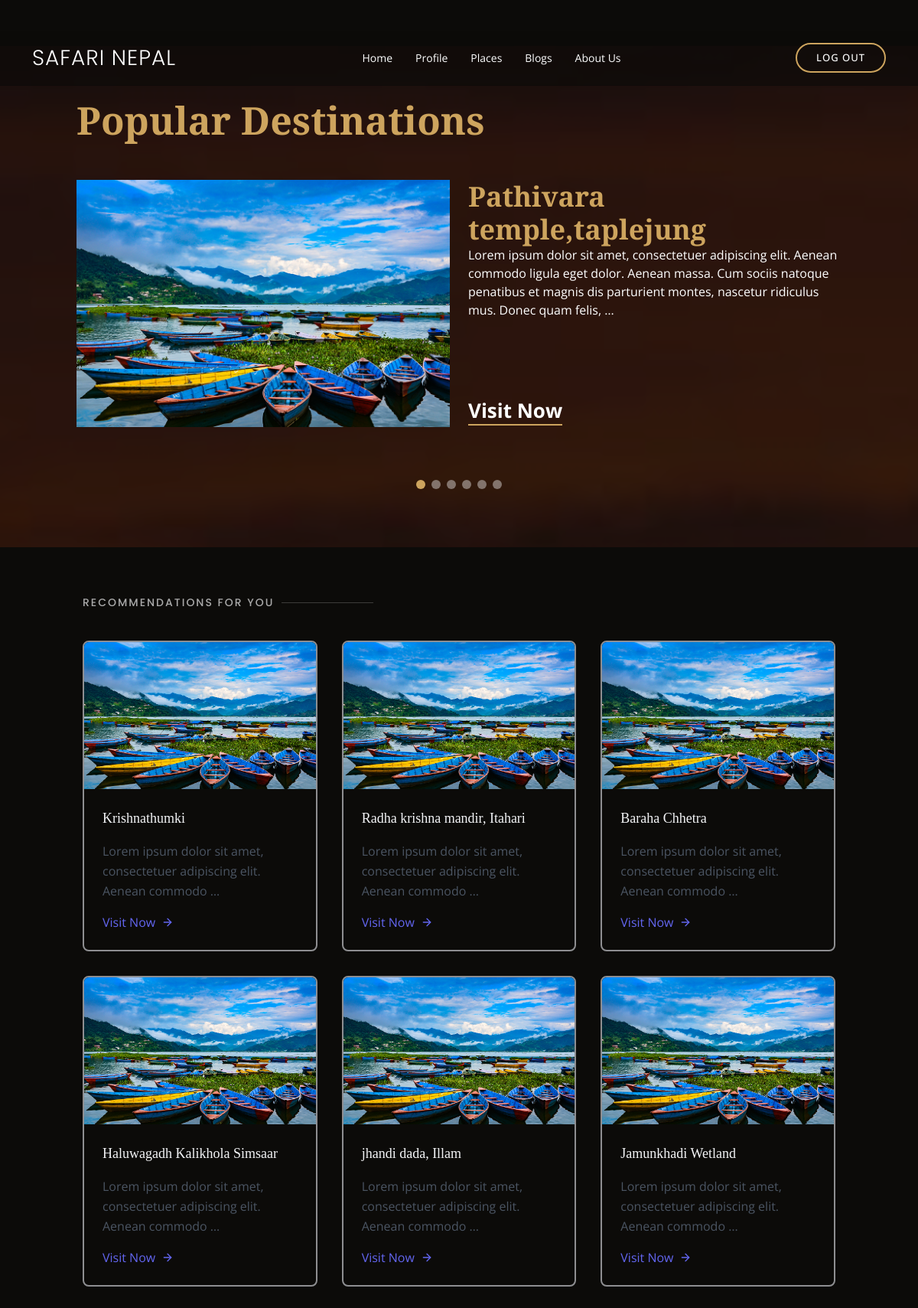
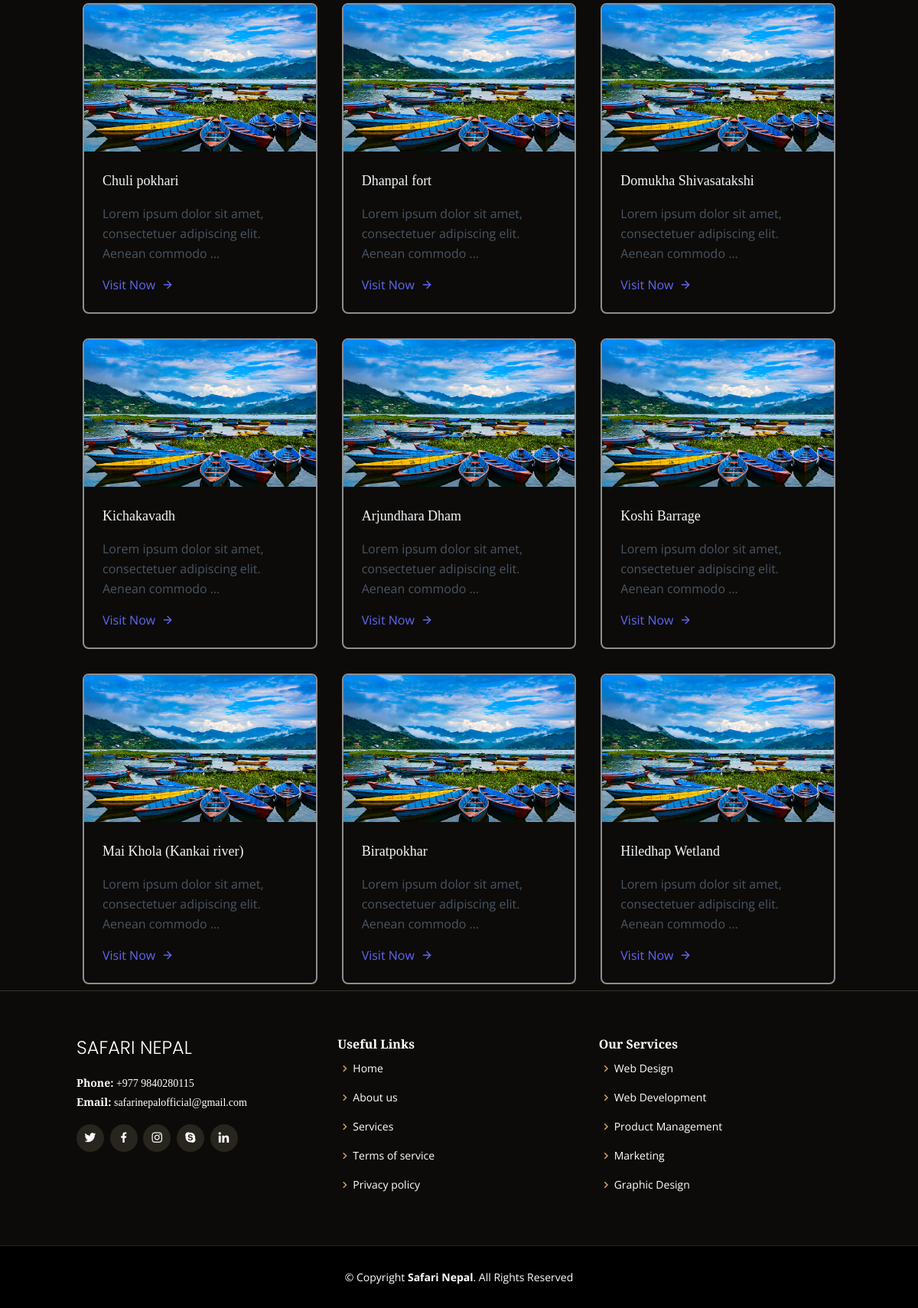
/mainpage/ (signed in), run on the app's committed database (2 pictures, top to bottom).
### destination/models.py (models this page shows, shortened)
class Places(models.Model):
    name=models.CharField(max_length=100,null=True,blank=True)
    address=models.CharField(max_length=30)
    descrption=models.TextField(default="Lorem ipsum dolor sit amet, consectetuer adipiscing elit. Aenean commodo ligula eget dolor. Aenean massa. Cum sociis natoque penatibus et magnis dis parturient montes, nascetur ridiculus mus. Donec quam felis, ultricies nec, pellentesque eu, pretium quis, sem. Nulla consequat massa quis enim. Donec pede justo, fringilla vel, aliquet nec, vulputate eget, arcu. In enim justo, rhoncus ut, imperdiet a, venenatis vitae, justo. Nullam dictum felis eu pede mollis pretium. Integer tincidunt. Cras dapibus. Vivamus elementum semper nisi. Aenean vulputate eleifend tellus. Aenean leo ligula, porttitor eu, consequat vitae, eleifend ac, enim. Aliquam lorem ante, dapibus in, viverra quis, feugiat a, tellus. Phasellus viverra nulla ut metus varius laoreet. Quisque rutrum. Aenean imperdiet. Etiam ultricies nisi vel augue. Curabitur ullamcorper ultricies nisi.")
    thumbnail_image=models.ImageField(upload_to=content_file_name,default = 'thumbnail_default.jpg')
    ispopular = models.BooleanField(default=False)
    rateinfo = models.OneToOneField(Rateinfo, on_delete=models.CASCADE)

### destination/views.py (the view)
# urls.py: path('',views.placelistview.as_view(), name='placelist'),
@method_decorator(login_required, name='dispatch')
class placelistview(generic.ListView):
    model= Places
    template_name= 'destination/place_list.html'
    context_object_name = 'object'
    def get_context_data(self, **kwargs):
        recommendations = hybrid_recommender(self.request.user)
        if len(recommendations)==2:
            top = recommendations[0]
            other = recommendations[1]
            topqueryset = Places.objects.filter(rateinfo__pID__in = top)
            otherqueryset = Places.objects.filter(rateinfo__pID__in = other)
            context = super(placelistview, self).get_context_data(**kwargs)
            context.update({
                'top' : sorted(topqueryset, key=lambda x: top.index(x.rateinfo.pID)),
                'recommendations': sorted(otherqueryset, key=lambda x: other.index(x.rateinfo.pID)),
                'popular': Places.objects.filter(ispopular=True),
            })
            return context
        else:
            queryset= Places.objects.filter(rateinfo__pID__in=recommendations)
            context = super(placelistview, self).get_context_data(**kwargs)
            context.update({
                'top' : [],
                'recommendations': sorted(queryset, key=lambda x: recommendations.index(x.rateinfo.pID)),
                'popular': Places.objects.filter(ispopular=True),
            })
            return context

### destination/templates/destination/place_list.html (shortened to what this page needs)
{% extends 'mainpage.html' %}
{% load static %}
{% block myblock %}
<script src="https://cdn.tailwindcss.com"></script>
{% endblock myblock %}
{% block content %}
 <section>
  <section id="events" class="events">
    <div class="container" data-aos="fade-up">
      <div class="section-title">
        <p style = " font-size: 50px; ">Popular Destinations</p>
      </div>
      <div class="events-slider swiper" data-aos="fade-up" data-aos-delay="100">
        <div class="swiper-wrapper">
    {% if popular %}
    {% for place in popular %}
            <div class="swiper-slide">
              <div class="row event-item">
                <div class="col-lg-6">
                  <img src="{{place.thumbnail_image.url}}" class="img-fluid" alt="">
                </div>
                <div class="col-lg-6 pt-4 pt-lg-0 content">
                  <h3>{{place.name}}</h3>
                  <p>
                    {{place.descrption|truncatewords:30}}
                  </p>
                  <div class="price">
                    <a href="{% url 'placeview' place.id %}" style = "color: white;"><p style="padding-top: 100px;"><span >Visit Now</span></p></a>
                  </div>
                </div>
              </div>
            </div>
    {% endfor %}
    {% else %}
    <p>There are no popular places.</p>
  {% endif %}
  </div>
  <div class="swiper-pagination"></div>
</div>
</div>
</section>
</section>
<div class="container" data-aos="fade-up">
  <div class="container px-2 py-2 mx-auto">
<div class="section-title">
  <h2>Recommendations for You</h2>
</div>
<div class="text-gray-600 body-font">
    <div class="flex flex-wrap -m-4">
  {% for place in recommendations %}
        <div class="py-3 px-3 md:w-1/3">
          <div class="member" data-aos="zoom-in" data-aos-delay="100">
          <div class="h-full border-2 border-gray-200 border-opacity-60 rounded-lg overflow-hidden ">
            <a href="{{place.thumbnail_image.url}}" class="gallery-lightbox" data-gall="gallery-item">
            <img class="lg:h-48 md:h-36 w-full object-cover object-center transition duration-100 hover:opacity-60 hover:cursor-pointer transition duration-200" src="{{place.thumbnail_image.url}}" alt="thumbnail">
            </a>
            <div class="p-6">
              <h1 class="title-font text-lg font-medium text-gray-100 mb-3">{{place.name | truncatewords:5}}</h1>
              <p class="leading-relaxed mb-3">{{place.descrption | truncatewords:10 }}</p>
              <div class="flex items-center flex-wrap ">
                <a class="text-indigo-500 inline-flex items-center md:mb-2 lg:mb-0" href="{% url 'placeview' place.id %}">Visit Now
                  <svg class="w-4 h-4 ml-2" viewBox="0 0 24 24" stroke="currentColor" stroke-width="2" fill="none" stroke-linecap="round" stroke-linejoin="round">
                    <path d="M5 12h14"></path>
                    <path d="M12 5l7 7-7 7"></path>
                  </svg>
                </a>
              </div>
            </div>
          </div>
          </div>
        </div>
  {% endfor %}
      </div>
</div>
</div>
</div>
  {% endblock content %}

### static/assets/css/style.css (style rules this page uses)
body { font-family: "Open Sans", sans-serif; background: #0c0b09; color: #fff; }
a { color: #cda45e; text-decoration: none; }
h1, h2, h3, h4, h5, h6 { font-family: "Playfair Display", serif; }
section { padding: 60px 0; overflow: hidden; }
.section-title { padding-bottom: 40px; }
.section-title h2 { font-size: 14px; font-weight: 500; padding: 0; line-height: 1px; margin: 0 0 5px 0; letter-spacing: 2px; text-transform: uppercase; color: #aaaaaa; font-family: "Poppins", sans-serif; }
.section-title h2::after { content: ""; width: 120px; height: 1px; display: inline-block; background: rgba(255, 255, 255, 0.2); margin: 4px 10px; }
.section-title p { margin: 0; margin: 0; font-size: 36px; font-weight: 700; font-family: "Playfair Display", serif; color: #cda45e; }
.events { background: url(../img/everest.jpg) center center no-repeat; background-size: cover; position: relative; }
.events::before { content: ""; background-color: rgba(0, 0, 0, 0.8); position: absolute; top: 0; right: 0; left: 0; bottom: 0; }
.events .container { position: relative; }
@media (min-width: 1024px) { .events { background-attachment: fixed; } }
.events .event-item { color: #fff; padding-bottom : 30px; }
.events .event-item h3 { font-weight: 600; font-size: 36px; color: #cda45e; }
.events .event-item .price { font-size: 26px; font-family: "Open Sans", sans-serif; font-weight: 700; margin-bottom: 15px; }
.events .event-item .price span { border-bottom: 2px solid #cda45e; }
.events .event-item p:last-child { margin-bottom: 0; }
.events .swiper-pagination { margin-top: 30px; position: relative; }

### data on the page
Places: thumbnail_image (placeholder picture), name "Pathivara temple,taplejung", descrption "Lorem ipsum dolor sit amet, consectetuer adipiscing elit. Aenean commodo ligula eget dolor. Aenean massa. Cum sociis natoque penatibus et magnis dis parturient montes, nascetur ridiculus mus. Donec quam felis, …"
Places: thumbnail_image (placeholder picture), name "Krishnathumki", descrption "Lorem ipsum dolor sit amet, consectetuer adipiscing elit. Aenean commodo …"
Places: thumbnail_image (placeholder picture), name "Radha krishna mandir, Itahari", descrption "Lorem ipsum dolor sit amet, consectetuer adipiscing elit. Aenean commodo …"
Places: thumbnail_image (placeholder picture), name "Baraha Chhetra", descrption "Lorem ipsum dolor sit amet, consectetuer adipiscing elit. Aenean commodo …"
Places: thumbnail_image (placeholder picture), name "Haluwagadh Kalikhola Simsaar", descrption "Lorem ipsum dolor sit amet, consectetuer adipiscing elit. Aenean commodo …"
Places: thumbnail_image (placeholder picture), name "jhandi dada, Illam", descrption "Lorem ipsum dolor sit amet, consectetuer adipiscing elit. Aenean commodo …"
Places: thumbnail_image (placeholder picture), name "Jamunkhadi Wetland", descrption "Lorem ipsum dolor sit amet, consectetuer adipiscing elit. Aenean commodo …"
Places: thumbnail_image (placeholder picture), name "Chuli pokhari", descrption "Lorem ipsum dolor sit amet, consectetuer adipiscing elit. Aenean commodo …"
Places: thumbnail_image (placeholder picture), name "Dhanpal fort", descrption "Lorem ipsum dolor sit amet, consectetuer adipiscing elit. Aenean commodo …"
Places: thumbnail_image (placeholder picture), name "Domukha Shivasatakshi", descrption "Lorem ipsum dolor sit amet, consectetuer adipiscing elit. Aenean commodo …"
Places: thumbnail_image (placeholder picture), name "Kichakavadh", descrption "Lorem ipsum dolor sit amet, consectetuer adipiscing elit. Aenean commodo …"
Places: thumbnail_image (placeholder picture), name "Arjundhara Dham", descrption "Lorem ipsum dolor sit amet, consectetuer adipiscing elit. Aenean commodo …"
Places: thumbnail_image (placeholder picture), name "Koshi Barrage", descrption "Lorem ipsum dolor sit amet, consectetuer adipiscing elit. Aenean commodo …"
Places: thumbnail_image (placeholder picture), name "Mai Khola (Kankai river)", descrption "Lorem ipsum dolor sit amet, consectetuer adipiscing elit. Aenean commodo …"
Places: thumbnail_image (placeholder picture), name "Biratpokhar", descrption "Lorem ipsum dolor sit amet, consectetuer adipiscing elit. Aenean commodo …"
Places: thumbnail_image (placeholder picture), name "Hiledhap Wetland", descrption "Lorem ipsum dolor sit amet, consectetuer adipiscing elit. Aenean commodo …"
